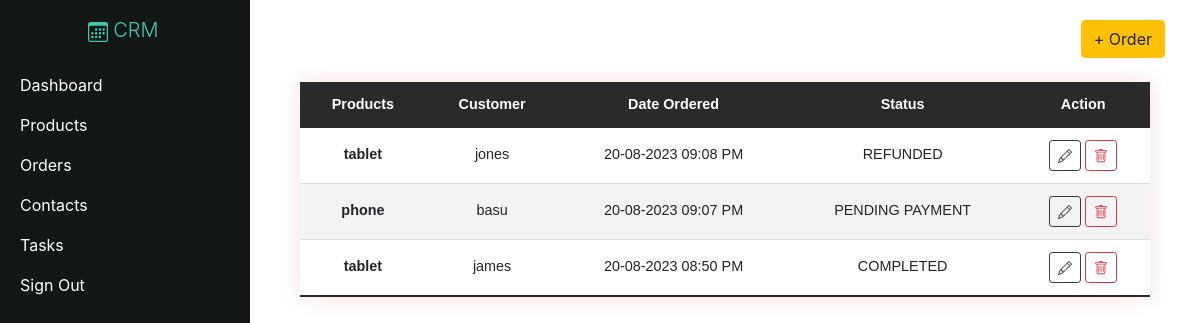
Screenshot of /orders/ (signed in) with the database file from the repository.
### crm/models.py (models this page shows, shortened)
class Order(models.Model):
    customer = models.ForeignKey(Customer, null=True, on_delete= models.CASCADE)
    product = models.ForeignKey(Product, null=True, on_delete= models.CASCADE)
    date_created = models.DateTimeField(auto_now_add=True, null=True)
    status = models.CharField(max_length=200, null=True, choices=(
        ('CANCELED','CANCELED'),
        ('COMPLETED','COMPLETED'),
        ('REFUNDED','REFUNDED'),
        ('PENDING PAYMENT','PENDING PAYMENT'),
    ))

class Product(models.Model):
    name = models.CharField(max_length=200, null=True)
    cost = models.FloatField(null=True)
    vendor = models.CharField(max_length=200, null=True)
    discount = models.IntegerField(default=0)
    date_created = models.DateTimeField(auto_now_add=True, null=True)

class Customer(models.Model):
    name = models.CharField(max_length=200, null=True)
    phone = models.CharField(max_length=200, null=True)
    email = models.EmailField(max_length=200, null=True)
    date_created = models.DateTimeField(auto_now_add=True, null=True)
    address = models.CharField(max_length=200, null=True)

### crm/views.py (the view)
# urls.py: path('orders/', views.orders, name="orders"),
@login_required
def orders(request):
    orders = Order.objects.order_by("-date_created")
    return render(request,'crm/orders.html',{'orders':orders})

### crm/templates/crm/orders.html (shortened to what this page needs)
{% extends 'crm/main.html' %}
{% block content %}
<div class="d-flex justify-content-end">
  <a class="btn btn-warning" href="{% url 'create_order' %}">+ Order</a>
</div>
<div class="container w-100 d-flex justify-content-center mt-4">
  <table class="my-table w-100 text-center">
    <thead class="text-center">
      <tr class="text-center">
        <th>Products</th>
        <th>Customer</th>
        <th>Date Ordered</th>
        <th>Status</th>
        <th>Action</th>
      </tr>
    </thead>
    <tbody>
      {% for o in orders %}
      <tr>
        <th scope="row">{{o.product.name}}</th>
        <td>{{ o.customer.name }}</td>
        <td>{{ o.date_created|date:"d-m-Y h:i A" }}</td>
        <td>{{o.status}}</td>
        <td>
          <a class="btn btn-sm btn-outline-dark" href="{% url 'update_order' o.id %}"></a>
          <a class="btn btn-sm btn-outline-danger" data-toggle="modal" data-target="#actionModal"></a>
        </td>
      </tr>
      {% endfor %}
    </tbody>
  </table>
</div>
{% endblock content %}

### static/css/main.css (style rules this page uses)
.my-table { border-collapse: collapse; font-size: 0.9em; font-family: sans-serif; min-width: 400px; box-shadow: 0 0 20px rgba(200, 44, 44, 0.15); }
.my-table thead tr { background-color: rgb(41, 42, 41); color: #ffffff; text-align: left; }
.my-table th, .my-table td { padding: 12px 15px; }
.my-table tbody tr { border-bottom: 1px solid #dddddd; }
.my-table tbody tr:nth-of-type(even) { background-color: #f3f3f3; }
.my-table tbody tr:last-of-type { border-bottom: 2px solid #272b2a; }

### rows the page displays
Order: product.name "tablet", customer.name "jones", date_created "20-08-2023 09:08 PM", status "REFUNDED"
Order: product.name "phone", customer.name "basu", date_created "20-08-2023 09:07 PM", status "PENDING PAYMENT"
Order: product.name "tablet", customer.name "james", date_created "20-08-2023 08:50 PM", status "COMPLETED"
